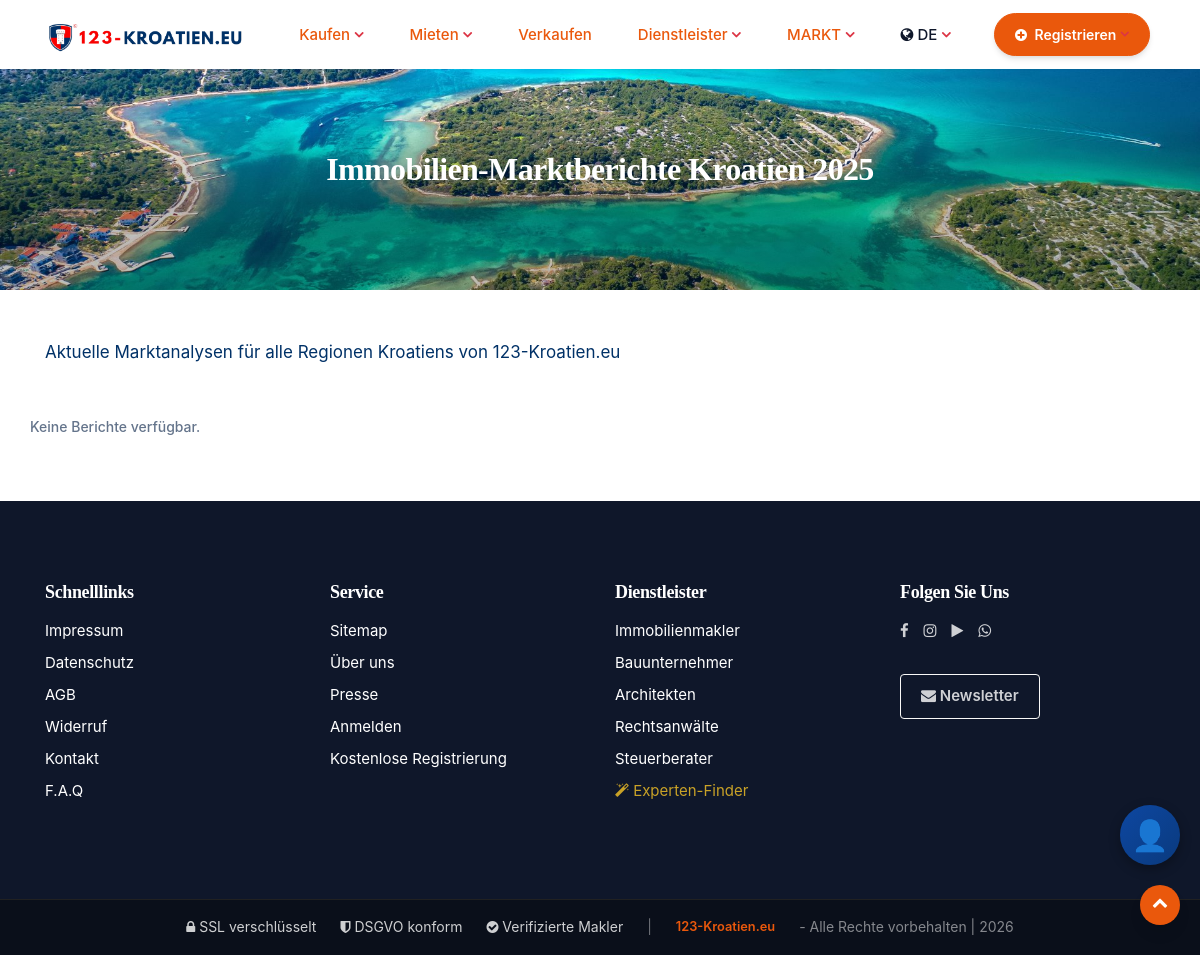
The app's page /ge/kroatien/marktberichte/ with its own data.
### pages/models.py (models this page shows)
class Translation(models.Model):
    PAGES = (
        ('home', 'home'),
        ('about', 'about'),
        ('listings', 'listings'),
        ('property details', 'property details'),
        ('blog', 'blog'),
        ('blog details', 'blog details'),
        ('contact', 'contact'),
        ('privacy', 'privacy'),
        ('navbar', 'navbar'),
        ('add-property', 'add-property'),
        ('profile', 'profile'),
        ('footer', 'footer'),
        ('login', 'login'),
        ('signup', 'signup'),
        ('faq', 'faq'),
        ('forget-password', 'forget-password'),
        ('reset-password', 'reset-password')
    )
    name = models.CharField(max_length=255, unique=True)
    page = models.CharField(max_length=50, choices=PAGES)
    english_content = models.TextField(blank=True)
    german_content = models.TextField(blank=True)
    french_content = models.TextField(blank=True)
    greek_content = models.TextField(blank=True)
    croatian_content = models.TextField(blank=True)
    polish_content = models.TextField(blank=True)
    czech_content = models.TextField(blank=True)
    russian_content = models.TextField(blank=True)
    swedish_content = models.TextField(blank=True)
    norway_content = models.TextField(blank=True)
    slovak_content = models.TextField(blank=True)
    dutch_content = models.TextField(blank=True)
    class Meta:
        ordering = ['name']

### main/content_views.py (the view)
# urls.py: path('kroatien/marktberichte/', content_views.market_report_list, {'country': 'kroatien'}, name='market_reports_ge'),
def market_report_list(request, country):
    lang = get_lang_from_request(request, country)
    reports = get_market_reports(lang)
    country_name = COUNTRY_NAMES.get(lang, 'kroatien')
    trans = TRANSLATIONS.get(lang, TRANSLATIONS['ge'])
    url_paths = URL_PATHS.get(lang, URL_PATHS['ge'])
    return render(request, 'main/market_report_list.html', {
        'reports': reports,
        'country_name': country_name,
        'lang': lang,
        'trans': trans,
        'url_paths': url_paths
    })

### main/content_views.py (called while the page is built)
def get_lang_from_request(request, country):
    session_lang = request.session.get('site_language')
    if session_lang:
        return session_lang
    lang = COUNTRY_TO_LANG.get(country)
    if lang:
        return lang
    return 'ge'

def get_market_reports(lang='ge'):
    base_path = os.path.dirname(os.path.abspath(__file__))
    reports_dir = os.path.join(base_path, 'market_reports_data')
    reports = []
    if not os.path.exists(reports_dir):
        return reports
    for filename in os.listdir(reports_dir):
        if filename.endswith(f'_{lang}.json'):
            filepath = os.path.join(reports_dir, filename)
            with open(filepath, 'r', encoding='utf-8') as f:
                data = json.load(f)
                reports.append(data)
    return sorted(reports, key=lambda x: x.get('region_name', ''))

### main/context_processors.py (called while the page is built)
def set_language(request):
    lang = request.session.get('site_language', 'ge')
    activate(lang)
    return {'language': lang}

### templates/main/market_report_list.html
{% extends 'include/base.html' %}
{% load static %}
{% block body %}
<div class="faqHeaderBg bg-theme-overlay">
  <section class="section__breadcrumb">
    <div class="container">
      <div class="row d-flex justify-content-center">
        <div class="col-md-8 text-center">
          <h1 class="text-white" style="font-weight: bold; font-size: 2rem">
            {{ trans.title }}
          </h1>
        </div>
      </div>
    </div>
  </section>
</div>
<section class="bg-white py-5">
  <div class="container">
    <p class="lead mb-5" style="color: #003167;">{{ trans.subtitle }}</p>
    <div class="row">
      {% for report in reports %}
      <div class="col-md-4 mb-4">
        <div class="card h-100" style="border-color: #003167;">
          <div class="card-body">
            <h5 class="card-title" style="color: #003167;">{{ report.region_name }}</h5>
            <p class="card-text text-muted">{{ trans.report_label }} {{ report.year }}</p>
            <a href="/{{ lang }}/{{ country_name }}/{{ url_paths.report }}/{{ report.region }}-{{ report.year }}/" class="btn" style="background-color: #c41e3a; color: white;">
              {{ trans.read_more }}
            </a>
          </div>
        </div>
      </div>
      {% empty %}
      <p>Keine Berichte verfügbar.</p>
      {% endfor %}
    </div>
  </div>
</section>
{% endblock %}

### templates/include/base.html (shortened to what this page needs)
<!DOCTYPE html>
{% load static %}
{% load i18n %}
<html>
<head>
    <link href="{% static 'css/styles.css' %}" rel="stylesheet" type="text/css">
    <link href="{% static 'css/custom.css' %}" rel="stylesheet" type="text/css">
    <link href="{% static 'css/modern-theme.css' %}" rel="stylesheet" type="text/css">
    <link rel="stylesheet" href="https://cdnjs.cloudflare.com/ajax/libs/font-awesome/4.7.0/css/font-awesome.min.css">
</head>
<body>
        <nav class="navbar navbar-nav navbar-hover navbar-expand-lg navbar-soft">
            <div class="container">
                <a class="navbar-brand" href="/">
                    <img src="{% static 'images/logo-black2.png' %}" alt="logo" class="img-fluid" style="width: 270px;">
                </a>
                <div class="collapse navbar-collapse" id="main_nav99">
                    <ul class="navbar-nav mx-auto">
                        <li class="nav-item dropdown">
                            <a class="nav-link active dropdown-toggle" href="" data-toggle="dropdown">{{ nav_buy }}</a>
                        </li>
                        <li class="nav-item dropdown">
                            <a class="nav-link active dropdown-toggle" href="" data-toggle="dropdown">{{ nav_rent }}</a>
                        </li>
                        <li class="nav-item">
                            <a class="nav-link active" href="{% url 'main:owner' %}">{{ nav_sell }}</a>
                        </li>
                        <li class="nav-item dropdown">
                            <a class="nav-link active dropdown-toggle" href="#" data-toggle="dropdown">{{ nav_services }}</a>
                        </li>
                        <li class="nav-item dropdown">
                            <a class="nav-link active dropdown-toggle" href="#" data-toggle="dropdown">{{ nav_market }}</a>
                        </li>
                        <li class="nav-item dropdown">
                            <a class="nav-link dropdown-toggle" href="#" data-toggle="dropdown">
                                <i class="fa fa-globe"></i> {% if language == 'ge' %}DE{% elif language == 'en' %}EN{% elif language == 'hr' %}HR{% elif language == 'fr' %}FR{% elif language == 'pl' %}PL{% elif language == 'cz' %}CZ{% elif language == 'ru' %}RU{% elif language == 'gr' %}GR{% elif language == 'sw' %}SW{% elif language == 'no' %}NO{% elif language == 'sk' %}SK{% elif language == 'nl' %}NL{% else %}DE{% endif %}
                            </a>
                        </li>
                    </ul>
                    <ul class="navbar-nav">
                        <li class="nav-item dropdown">
                            <a href="#" class="btn btn-danger text-capitalize dropdown-toggle" data-toggle="dropdown">
                                <i class="fa fa-plus-circle mr-1"></i> {{ nav_register_service }}
                            </a>
                        </li>
                    </ul>
                </div>
            </div>
        </nav>
        {% block body %}
        {% endblock body%}
        {% include 'include/footer.html' %}
        <a href="javascript:" id="return-to-top"><i class="fa fa-chevron-up"></i></a>
        {% include "chatbot_widget.html" %}
    </body>
</html>

### templates/include/footer.html
{% load static %}
<footer>
    <div class="myFooterBg wrapper__footer">
        <div class="container">
            <div class="row">
                <div class="col-md-3">
                    <div class="widget__footer">
                        <h4 class="footer-title">{{Quick_Links}}</h4>
                        <ul class="list-unstyled footer-links">
                            <li><a href="{% url 'main:imprint' %}" class="text-white">{{Imprint}}</a></li>
                            <li><a href="{% url 'main:data-protection' %}" class="text-white">{{PrivacyPolicy}}</a></li>
                            <li><a href="{% url 'main:agb' %}" class="text-white">{{TermsConditions}}</a></li>
                            <li><a href="{% url 'main:cancellation-policy' %}" class="text-white">{{Withdrawal}}</a></li>
                            <li><a href="{% url 'main:contact' %}" class="text-white">{{Contact}}</a></li>
                            <li><a href="{% url 'main:faq' %}" class="text-white">{{nav_faq}}</a></li>
                        </ul>
                    </div>
                </div>
                <div class="col-md-3">
                    <div class="widget__footer">
                        <h4 class="footer-title">{{Service}}</h4>
                        <ul class="list-unstyled footer-links">
                            <li><a href="#" class="text-white">{{Sitemap}}</a></li>
                            <li><a href="{% url 'main:about' %}" class="text-white">{{ nav_about }}</a></li>
                            <li><a href="{% url 'main:blog-single-1' %}" class="text-white">{{Press}}</a></li>
                            {% if user.is_authenticated %}
                            <li><a href="#" class="text-white"><i class="fa fa-user"></i> {{ user.username }}</a></li>
                            {% if user.is_authenticated %}
                            {% if user.professional.professional_type == 'real_estate_agent' or user.professional.professional_type == 'construction_company' %}<li><a href="{% url 'main:makler_dashboard' %}" class="text-white"><i class="fa fa-building"></i> Makler-Portal</a></li>{% elif user.professional %}<li><a href="{% url 'professional_portal:dashboard' %}" class="text-white"><i class="fa fa-briefcase"></i> Mein Portal</a></li>{% endif %}
                            {% endif %}
                            <li><a href="{% url 'account:logout' %}" class="text-white">{{ nav_logout }}</a></li>
                            {% else %}
                            <li><a href="{% url 'account:login' %}" class="text-white">{{Login}}</a></li>
                            <li><a href="{% url 'account:signup' %}" class="text-white">{{FreeRegistration}}</a></li>
                            {% endif %}
                        </ul>
                    </div>
                </div>
                <div class="col-md-3">
                    <div class="widget__footer">
                        <h4 class="footer-title">{{footer_services}}</h4>
                        <ul class="list-unstyled footer-links">
                            <li><a href="/{{ language }}/{{ country_name }}/{{ url_realtor }}/" class="text-white">{{dropdown_realtor}}</a></li>
                            <li><a href="/{{ language }}/{{ country_name }}/{{ url_contractor }}/" class="text-white">{{dropdown_contractor}}</a></li>
                            <li><a href="/{{ language }}/{{ country_name }}/{{ url_architect }}/" class="text-white">{{dropdown_architect}}</a></li>
                            <li><a href="/{{ language }}/{{ country_name }}/{{ url_lawyer }}/" class="text-white">{{dropdown_lawyer}}</a></li>
                            <li><a href="/{{ language }}/{{ country_name }}/{{ url_tax_advisor }}/" class="text-white">{{dropdown_tax_advisor}}</a></li>
                            <li><a href="/{{ language }}/{{ url_experten_finder }}/" class="text-white" style="color:#c9a227 !important;"><i class="fa fa-magic"></i> {{ experten_finder_label }}</a></li>
                        </ul>
                    </div>
                </div>
                <div class="col-md-3">
                    <div class="widget__footer">
                        <h4 class="footer-title">{{follow_us}}</h4>
                        <div class="social-icons-row">
                            <a href="https://facebook.com" target="_blank"><i class="fa fa-facebook"></i></a>
                            <a href="https://instagram.com" target="_blank"><i class="fa fa-instagram"></i></a>
                            <a href="https://tiktok.com" target="_blank"><i class="fa fa-play"></i></a>
                            <a href="https://whatsapp.com" target="_blank"><i class="fa fa-whatsapp"></i></a>
                        </div>
                        <a href="{% url 'main:contact' %}?newsletter=1" class="btn btn-outline-light btn-sm mt-3">
                            <i class="fa fa-envelope"></i> {{newsletter}}
                        </a>
                    </div>
                </div>
            </div>
        </div>
    </div>
    <div class="bg__footer-bottom-v1">
        <div class="container">
            <div class="row" align="center">
                <div class="col-md-12">
                    <div style="display: flex; justify-content: center; align-items: center; flex-wrap: wrap; gap: 1.5rem; font-size: 0.8rem;"><span style="color: rgba(255,255,255,0.8);"><i class="fa fa-lock"></i> SSL verschlüsselt</span><span style="color: rgba(255,255,255,0.8);"><i class="fa fa-shield"></i> DSGVO konform</span><span style="color: rgba(255,255,255,0.8);"><i class="fa fa-check-circle"></i> Verifizierte Makler</span><span style="color: rgba(255,255,255,0.4);">|</span><a href="#" style="color: #E41F0E;">123-Kroatien.eu</a><span style="color: rgba(255,255,255,0.5);"> - Alle Rechte vorbehalten | 2026</span></div>
                </div>
            </div>
        </div>
    </div>
</footer>

### static/css/custom.css (style rules this page uses)
.myFooterBg { background-color: #003167; }
.faqHeaderBg { background-image: url("../images/about.jpg"); }
.bg-theme-overlay { width: 100%; background-position: center 50%; -webkit-background-size: cover; -moz-background-size: cover; -o-background-size: cover; -moz-background-size: cover; background-size: cover; position: relative; }
.navbar, .navbar-nav, .nav-link, .dropdown-menu { font-family: "Montserrat", sans-serif !important; }
.navbar-nav { align-items: flex-end !important; }
.navbar { align-items: flex-end !important; }
.nav-link { font-weight: 500 !important; font-size: 14px !important; }
body, html { font-family: "Montserrat", sans-serif !important; }
.fa, .fa::before, i.fa, i.fa::before, .fa-globe, .fa-caret-down, .fa-user, .fa-facebook, .fa-instagram, .fa-youtube, .fa-whatsapp, .fa-envelope, .fa-magic, [class^="fa-"], [class*=" fa-"] { font-family: FontAwesome !important; font-weight: normal !important; font-style: normal !important; }
.social-icons-row { display: flex; gap: 15px; margin-bottom: 15px; }
.social-icons-row a { color: #fff; font-size: 22px; transition: all 0.3s ease; }
.footer-links li { margin-bottom: 8px; }
.footer-links a { font-size: 14px; }
body { font-family: 'Montserrat', -apple-system, BlinkMacSystemFont, 'Segoe UI', Roboto, Helvetica, Arial, sans-serif !important; font-weight: 400; font-size: 15px; line-height: 1.6; color: #5f5f5f; -webkit-font-smoothing: antialiased; }
h1, h2, h3, h4, h5, h6 { font-family: 'Montserrat', -apple-system, BlinkMacSystemFont, 'Segoe UI', Roboto, Helvetica, Arial, sans-serif !important; color: #2d2d2d; font-weight: 600; line-height: 1.3; margin-bottom: 0.6em; }
h1 { font-size: 32px; }
h4 { font-size: 18px; }
p { color: #5f5f5f; font-size: 14px; line-height: 1.6; margin-bottom: 1em; }
.navbar-nav .nav-link { font-family: 'Nunito Sans', -apple-system, sans-serif !important; font-family: 'Nunito Sans', -apple-system, sans-serif !important; font-size: 14px !important; font-weight: 500 !important; color: #000000 !important; letter-spacing: 0.2px; }
.btn { font-size: 14px; font-weight: 500; border-radius: 4px; padding: 10px 20px; }
.lead { font-size: 17px; font-weight: 400; color: #5f5f5f; }
a { color: #003167; }
.footer-title { font-family: 'Nunito Sans', sans-serif !important; font-size: 13px; font-weight: 600; text-transform: uppercase; letter-spacing: 1px; }
.fa:before { font-family: FontAwesome !important; }

### records on screen
Translation: german_content "Kaufen"
Translation: german_content "Mieten"
Translation: german_content "Verkaufen"
Translation: german_content "Dienstleister"
Translation: german_content "MARKT"
Translation: german_content "Registrieren"
Translation: german_content "Schnelllinks"
Translation: german_content "Impressum"
Translation: german_content "Datenschutz"
Translation: german_content "AGB"
Translation: german_content "Widerruf"
Translation: german_content "Kontakt"
Translation: german_content "F.A.Q"
Translation: german_content "Service"
Translation: german_content "Sitemap"
Translation: german_content "Über uns"
Translation: german_content "Presse"
Translation: german_content "Anmelden"
Translation: german_content "Kostenlose Registrierung"
Translation: german_content "Dienstleister"
Translation: german_content "Immobilienmakler"
Translation: german_content "Bauunternehmer"
Translation: german_content "Architekten"
Translation: german_content "Rechtsanwälte"
Translation: german_content "Steuerberater"
Translation: german_content "Folgen Sie Uns"
Translation: german_content "Newsletter"

### other values on screen
{{ trans.title }} "Immobilien-Marktberichte Kroatien 2025"
{{ trans.subtitle }} "Aktuelle Marktanalysen für alle Regionen Kroatiens von 123-Kroatien.eu"
{{ experten_finder_label }} "Experten-Finder"
